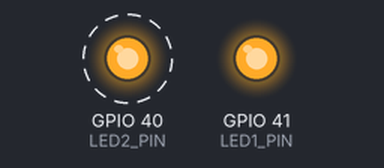
This program was run on a simulated ESP32-S3. Parts: output pins drawn as LEDs (lit = HIGH). Dashed ring = blinking.

Above: at 0.5 s.
Timing chart, 0 to 4.6 s (numbered marks = the images above):
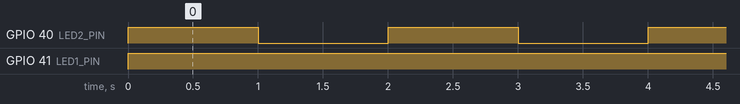

The program:

main.cpp
```cpp
#include <Arduino.h>
#include "led/Led.h"

const int LED1_PIN = 41;
const int LED2_PIN = 40;

 //Instance de la del
 Led led1(LED1_PIN);
 Led led2(LED2_PIN);

 //Le handler de la tache

 TaskHandle_t  task1Handler = NULL;
 TaskHandle_t  task2Handler = NULL;
//Tache pour la Led1

void vLedTask(void *pvParameters){

  /*Led *led = static_cast <Led*>(pvParameters);*/ /*Pointeur à eviter*/
  Led &led = *static_cast <Led*>(pvParameters);  /* Reference, mieux*/
  while(1){
      led.on();
      vTaskDelay(pdMS_TO_TICKS(1000));
      led.off();
      vTaskDelay(pdMS_TO_TICKS(1000));
  }
}

void vLedSuspend(void *pvParameters){
  TaskHandle_t &handle= * (TaskHandle_t*)pvParameters;
  vTaskSuspend(handle);
  vTaskDelay(pdMS_TO_TICKS(10000));
  vTaskResume(handle);
  vTaskDelete(NULL);
}

void setup() {

  led1.init();
  led2.init();

  //Lancer la tache
  BaseType_t retour1 = xTaskCreate(vLedTask,
              "Led1-blink",
              1024,
              &led1,
              1,
              &task1Handler
            );

  BaseType_t retour2 = xTaskCreate(vLedTask,
              "Led2-blink",
              1024,
              &led2,
              1,
              &task2Handler
            );

   BaseType_t retour3 = xTaskCreate(vLedSuspend,
              "Led2-blink",
              1024,
              &task1Handler,
              1,
              NULL
            );
}

void loop() {
  // Rien ici
}
```

Led.cpp
```cpp
#include "Led.h"
#include <Arduino.h>

Led::Led(int pin){
    _pin = pin;
    _state = false;
}

void Led::init() {
    pinMode(_pin, OUTPUT);
    digitalWrite(_pin, LOW);
    _state = false;
}

void Led::on() {
    digitalWrite(_pin, HIGH);
    _state = true;
}

void Led::off() {
    digitalWrite(_pin, LOW);
    _state = false;
}

void Led::toggle() {
    if (_state) {
        off();
    } else {
        on();
    }
}

bool Led::getState() {
    return _state;
}
```

Led.h
```cpp
#ifndef LED_H
#define LED_H

class Led
{
  public:
    Led(int pin);
    void on();
    void off();
    void toggle();
    bool getState();
    void init();
  private:
    int _pin;
    bool _state;
};

#endif
```

Measured:
- by itself, GPIO 40 (LED2_PIN): alternates HIGH for 1.0 s and LOW for 1.0 s
- by itself, GPIO 41 (LED1_PIN): repeats every 2.0 s: LOW 1.0 s, HIGH 1.0 s
